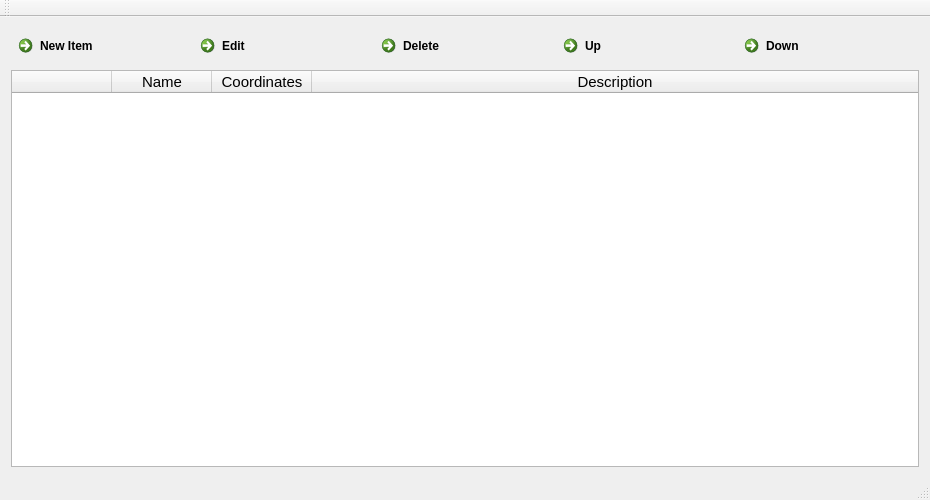
<?xml version="1.0" encoding="UTF-8"?>
<ui version="4.0">
 <class>TargListMainWindow</class>
 <widget class="QMainWindow" name="TargListMainWindow">
  <property name="geometry">
   <rect>
    <x>0</x>
    <y>0</y>
    <width>930</width>
    <height>500</height>
   </rect>
  </property>
  <property name="windowTitle">
   <string>MainWindow</string>
  </property>
  <property name="unifiedTitleAndToolBarOnMac">
   <bool>false</bool>
  </property>
  <widget class="QWidget" name="centralWidget">
   <layout class="QVBoxLayout" name="verticalLayout">
    <item>
     <layout class="QHBoxLayout" name="horizontalLayout_4">
      <property name="spacing">
       <number>0</number>
      </property>
      <item>
       <widget class="QCommandLinkButton" name="newItem">
        <property name="toolTip">
         <string>&lt;html&gt;&lt;head/&gt;&lt;body&gt;&lt;p&gt;Shortcut: &lt;span style=&quot; font-weight:600;&quot;&gt;ctrl+n&lt;/span&gt;&lt;/p&gt;&lt;/body&gt;&lt;/html&gt;</string>
        </property>
        <property name="text">
         <string>New Item</string>
        </property>
        <property name="icon">
         <iconset resource="Resources.qrc">
          <normaloff>:/files/round75.png</normaloff>:/files/round75.png</iconset>
        </property>
        <property name="iconSize">
         <size>
          <width>30</width>
          <height>30</height>
         </size>
        </property>
        <property name="shortcut">
         <string>Ctrl+N</string>
        </property>
       </widget>
      </item>
      <item>
       <widget class="QCommandLinkButton" name="edit">
        <property name="toolTip">
         <string>&lt;html&gt;&lt;head/&gt;&lt;body&gt;&lt;p&gt;Shortcut: &lt;span style=&quot; font-weight:600;&quot;&gt;ctrl+e&lt;/span&gt;&lt;/p&gt;&lt;/body&gt;&lt;/html&gt;</string>
        </property>
        <property name="text">
         <string>Edit</string>
        </property>
        <property name="icon">
         <iconset resource="Resources.qrc">
          <normaloff>:/files/clasic.png</normaloff>:/files/clasic.png</iconset>
        </property>
        <property name="iconSize">
         <size>
          <width>30</width>
          <height>40</height>
         </size>
        </property>
        <property name="shortcut">
         <string>Ctrl+E</string>
        </property>
       </widget>
      </item>
      <item>
       <widget class="QCommandLinkButton" name="deleteButton">
        <property name="toolTip">
         <string>&lt;html&gt;&lt;head/&gt;&lt;body&gt;&lt;p&gt;Shortcut: &lt;span style=&quot; font-weight:600;&quot;&gt;del&lt;/span&gt;&lt;/p&gt;&lt;/body&gt;&lt;/html&gt;</string>
        </property>
        <property name="text">
         <string>Delete</string>
        </property>
        <property name="icon">
         <iconset resource="Resources.qrc">
          <normaloff>:/files/delete85.png</normaloff>:/files/delete85.png</iconset>
        </property>
        <property name="iconSize">
         <size>
          <width>30</width>
          <height>30</height>
         </size>
        </property>
        <property name="shortcut">
         <string>Del</string>
        </property>
       </widget>
      </item>
      <item>
       <widget class="QCommandLinkButton" name="upButton">
        <property name="toolTip">
         <string>&lt;html&gt;&lt;head/&gt;&lt;body&gt;&lt;p&gt;Shortcut: &lt;span style=&quot; font-weight:600;&quot;&gt;Up Key&lt;/span&gt;&lt;/p&gt;&lt;/body&gt;&lt;/html&gt;</string>
        </property>
        <property name="text">
         <string>Up</string>
        </property>
        <property name="icon">
         <iconset resource="Resources.qrc">
          <normaloff>:/files/up.png</normaloff>:/files/up.png</iconset>
        </property>
        <property name="iconSize">
         <size>
          <width>30</width>
          <height>30</height>
         </size>
        </property>
        <property name="shortcut">
         <string>Up</string>
        </property>
       </widget>
      </item>
      <item>
       <widget class="QCommandLinkButton" name="downButton">
        <property name="toolTip">
         <string>&lt;html&gt;&lt;head/&gt;&lt;body&gt;&lt;p&gt;Shortcut: &lt;span style=&quot; font-weight:600;&quot;&gt;Down Key&lt;/span&gt;&lt;/p&gt;&lt;/body&gt;&lt;/html&gt;</string>
        </property>
        <property name="text">
         <string>Down</string>
        </property>
        <property name="icon">
         <iconset resource="Resources.qrc">
          <normaloff>:/files/down.png</normaloff>:/files/down.png</iconset>
        </property>
        <property name="iconSize">
         <size>
          <width>30</width>
          <height>30</height>
         </size>
        </property>
        <property name="shortcut">
         <string>Down</string>
        </property>
       </widget>
      </item>
     </layout>
    </item>
    <item>
     <widget class="QTableWidget" name="targetListTable">
      <property name="font">
       <font>
        <pointsize>11</pointsize>
       </font>
      </property>
      <property name="alternatingRowColors">
       <bool>false</bool>
      </property>
      <property name="selectionMode">
       <enum>QAbstractItemView::ExtendedSelection</enum>
      </property>
      <property name="selectionBehavior">
       <enum>QAbstractItemView::SelectRows</enum>
      </property>
      <property name="iconSize">
       <size>
        <width>0</width>
        <height>0</height>
       </size>
      </property>
      <property name="sortingEnabled">
       <bool>false</bool>
      </property>
      <attribute name="horizontalHeaderCascadingSectionResizes">
       <bool>false</bool>
      </attribute>
      <attribute name="horizontalHeaderHighlightSections">
       <bool>false</bool>
      </attribute>
      <attribute name="horizontalHeaderStretchLastSection">
       <bool>true</bool>
      </attribute>
      <attribute name="verticalHeaderVisible">
       <bool>false</bool>
      </attribute>
      <attribute name="verticalHeaderStretchLastSection">
       <bool>false</bool>
      </attribute>
      <column>
       <property name="text">
        <string/>
       </property>
      </column>
      <column>
       <property name="text">
        <string>Name</string>
       </property>
       <property name="font">
        <font>
         <family>Segoe UI</family>
         <pointsize>11</pointsize>
        </font>
       </property>
      </column>
      <column>
       <property name="text">
        <string>Coordinates</string>
       </property>
       <property name="font">
        <font>
         <family>Segoe UI</family>
         <pointsize>11</pointsize>
        </font>
       </property>
      </column>
      <column>
       <property name="text">
        <string>Description</string>
       </property>
       <property name="font">
        <font>
         <family>Segoe UI</family>
         <pointsize>11</pointsize>
        </font>
       </property>
      </column>
     </widget>
    </item>
   </layout>
  </widget>
  <widget class="QToolBar" name="mainToolBar">
   <attribute name="toolBarArea">
    <enum>TopToolBarArea</enum>
   </attribute>
   <attribute name="toolBarBreak">
    <bool>false</bool>
   </attribute>
  </widget>
  <widget class="QStatusBar" name="statusBar"/>
  <action name="actionExport">
   <property name="text">
    <string>Export</string>
   </property>
  </action>
 </widget>
 <layoutdefault spacing="6" margin="11"/>
 <resources>
  <include location="Resources.qrc"/>
 </resources>
 <connections/>
</ui>
